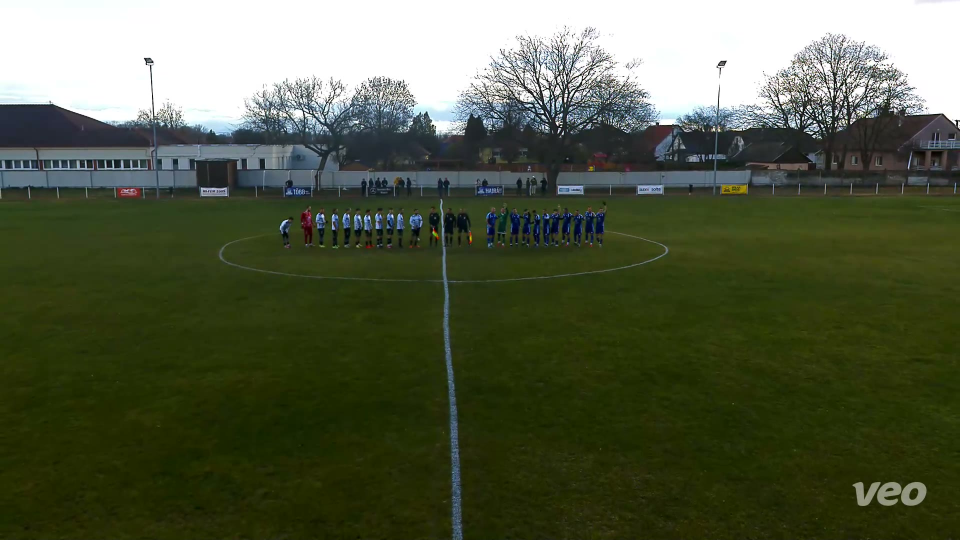
#> input picture minta/kep_001.jpg, 1920 x 1080 px (shown at 1/2 size); its folder holds only this picture in this run
$ python -i match_segmenter.py   (imports and definitions only)   (older library calls are emulated)
#> lines starting #> are read from the running program, lines starting #| are printed output that depends on the picture; after the words box and inside, x2 and y2 are one past the last pixel; in counts of white or black regions, pixels touching at a corner belong together
#> further down, picture is the input picture: shape (1080, 1920, 3); mean B, G, R 68.9, 92.4, 85
### pitch_filters.py
import math

import cv2
import numpy as np
from collections import deque

FULL_HSV_RANGE = (np.array([0, 0, 0]), np.array([179, 255, 255]))


def is_full_range(lower, upper):
    """A teljes HSV tartomány = 'nincs beállítva' (így jelzi a kliens)."""
    return np.array_equal(lower, FULL_HSV_RANGE[0]) and np.array_equal(upper, FULL_HSV_RANGE[1])


def build_grass_mask(hsv_frame, lower, upper, scale=0.5):
    """
    Fűmaszk a képkockáról, csökkentett felbontáson (gyorsabb).
    A zárás (closing) kitölti a fehér pályavonalakat és az árnyékokat,
    hogy a vonalon álló játékos se essen ki.
    Visszatér: (maszk, scale) vagy (None, scale), ha nincs fűszín beállítva.
    """
    if is_full_range(lower, upper):
        return None, scale
    small = hsv_frame if scale == 1.0 else cv2.resize(hsv_frame, None, fx=scale, fy=scale,
                                                       interpolation=cv2.INTER_NEAREST)
    mask = cv2.inRange(small, lower, upper)
    k = max(5, (int(small.shape[0] / 60) // 2) * 2 + 1)
    kernel = cv2.getStructuringElement(cv2.MORPH_ELLIPSE, (k, k))
    mask = cv2.morphologyEx(mask, cv2.MORPH_CLOSE, kernel)
    return mask, scale


# [20 lines left out: function foot_on_grass, not called in this run]


class CameraMotion:
    """
    A forgó (Veo) kamera elmozdulásának becslése fáziskorrelációval.
    A képernyő-koordinátából kivonva az összesített eltolást egy
    'kamera-független' koordinátát kapunk, amiben az álló néző tényleg áll.
    (Csak eltolást kezel, zoomot nem – néhány másodperces ablakra ez elég.)
    """

    # [18 lines left out: functions __init__, update, not called in this run]

    def stabilize(self, x, y):
        return x - self.offset[0], y - self.offset[1]


class StationaryFilter:
    """
    Kiszűri azokat a követett alakokat, akik 'window_sec' ideig szinte
    nem mozdulnak (nézők, edző, kispad). A mozgást kamera-független
    koordinátában méri, a küszöb a dobozmagassághoz viszonyított.
    window_sec <= 0 esetén kikapcsolva.
    """

    # [59 lines left out: functions __init__, update, prune, grass_top_profile, not called in this run]


class BoundaryCrowdFilter:
    """
    NÉZŐ A TÚLSÓ PÁLYASZÉLEN – kalibráció nélküli heurisztika a tipikus Veo-elrendezéshez: a nézők a
    túlsó kerítés / reklámtábla előtti füves sávban állnak. Ha nincs megbízható pálya-homográfia (a
    pályahatár-szűrő nem működik), az ilyen alak a fő fűterület felső széléhez (a kerítés aljához)
    közel áll (band_ratio * dobozmagasság), ÉS ugyanazon a – kamera-mozgással kompenzált – helyen
    több másodpercig folyamatosan látszik valaki. A követő-azonosító cserélődése (valódi felvételen
    gyakori) itt nem számít: a HELY állandósága dönt, nem a követésé. A partjelző és a bedobó
    mozog (a hely nem állandó), így legfeljebb rövid ideig esik ki.
    """

    # [87 lines left out: functions __init__, set_frame, edge_y, in_band, update, extract_dominant_color, not called in this run]


# ======================================================================
# Pályahatár, követés-épség és kapus-megerősítés pálya-koordinátában
# (a képkockánkénti homográfiával; ha a H nem megbízható / None, mindegyik kikapcsol)
# ======================================================================
PITCH_LENGTH = 105.0
PITCH_WIDTH = 68.0
PENALTY_DEPTH = 16.5          # a 16-os mélysége (m)
PENALTY_HALF_WIDTH = 20.16    # a 16-os félszélessége (40,32 m / 2)
PITCH_TRUST_CONF = 0.5        # a pályakövető bizalma, ami felett a H-t a szűrők használják


# [30 lines left out: functions pitch_h_trusted, outside_distance_m, in_penalty_area, not called in this run]


class PitchGeometry:
    """
    Egy képkocka kép <-> pálya vetítése: talppont -> pálya (m), pálya -> kép, és a horizont
    feletti (a kamera mögé vetülő) pontok kiszűrése. A referencia-előjel a kép alsó közepe
    (az biztosan a talajon van).
    """

    # [37 lines left out: functions __init__, to_pitch, to_image, pixels_per_meter, not called in this run]


class PitchBoundary:
    """
    Pályahatár-szűrő a képkocka homográfiájával (Veo: képkockánként más).
      1. képtér: a margin_m-rel kitolt oldalvonalak (y = -margin és y = 68 + margin) képi vetülete
         oszloponként; a vonalon dobozmagasság-arányos tűréssel túl álló talppont -> kizárva
         (a túlsó oldalvonal mögötti füves sávon álló néző, csere, melegítő);
      2. pályatér: a talppont (± a doboz-remegés tűrése) a pályán kívül több mint margin_m-re
         -> kizárva (a kapuk mögött is). A bedobás / szöglet / alapvonal mögötti kapus a
         margón belül marad.
    set_frame(H, trusted) képkockánként; nem megbízható H-nál minden átmegy.
    """

    # [27 lines left out: functions __init__, set_frame, not called in this run]

    @property
    def active(self):
        return self.geom is not None

    # [8 lines left out: function _line_y, not called in this run]

    def project(self, foot_x, foot_y):
        return None if self.geom is None else self.geom.to_pitch(foot_x, foot_y)

    # [34 lines left out: function check, not called in this run]


class PitchTrackSanity:
    """
    Követés-szintű épség pálya-koordinátában (megbízható H mellett):
      * 'kint él': a követés megfigyeléseinek többsége (felejtő átlag, half_life_sec felezési idő)
        a pályán kívül (> outside_m) van, legalább min_life_sec óta -> a követés ELNYOMVA
        (edző, csere, melegítő a vonal mellett); visszatér, ha recover_sec-ig a pályán van;
      * 'sosem mozdul': a követés teljes (látott) élete alatt a pályán mért kiterjedése
        < still_max_m, legalább still_sec óta -> ELNYOMVA (pályatérben mérve, így a forgó kamera
        nem zavarja). Ha elmozdul, magától visszatér (a kiterjedés megnő).
    A megerősített kapus a 'sosem mozdul' alól kivétel (ezt a hívó adja meg).
    """

    # [60 lines left out: functions __init__, update, not called in this run]

    def prune(self, frame_idx):
        for tid in [t for t, tr in self.tracks.items() if frame_idx - tr["last"] > self.ttl]:
            del self.tracks[tid]


class KeeperGate:
    """
    Kapus-megerősítés követésenként. Megerősített kapus (ez mentesül az álló alak szűrő alól):
      * a modell kapus osztálya (az aktuális detektálás, vagy a követés megfigyeléseinek >= 30%-a), vagy
      * mezszín-egyezés ÉS pálya-pozíció: a követés többnyire (felejtő átlag >= min_frac) valamelyik
        16-oson belül / annak közelében (area_margin_m) van.
    Csak színegyezés (pl. narancs mezes néző a sárga kapus tartományában): pálya-koordinátával a
    16-osokon kívül -> NEM kapus; pálya-koordináta nélkül kapusnak jelölhető, de nem mentesül.
    """

    # [32 lines left out: functions __init__, update, not called in this run]

    def prune(self, frame_idx):
        for tid in [t for t, tr in self.tracks.items() if frame_idx - tr["last"] > self.ttl]:
            del self.tracks[tid]


class GrassMaskCache:
    """
    SEBESSÉG: a fűmaszk újraszámolása csak minden every-edik hívásnál; közte az utoljára számolt maszk
    a kameramozgással (CameraMotion összesített eltolása) eltolva. A fű nem mozog, a forgó kamera két
    képkocka között jó közelítéssel csak eltolja a képet; a széleken felbukkanó sáv a szomszédos
    maszkértéket kapja. Nagy elmozdulásnál (max_shift_px, a maszk felbontásán) mindig újraszámol.
    every = 1: minden hívásnál új maszk (a régi működés).
        cache = GrassMaskCache(grass_model.mask, every=2)
        mask, scale = cache.get(frame, camera_motion.offset)
    """

    # [29 lines left out: functions __init__, get, not called in this run]


# ======================================================================
# ADAPTÍV FŰMODELL: a fű színeloszlása videónként tanulva (árnyék-, csillanás- és színezet-tűrő)
# ======================================================================
DEFAULT_GRASS_HSV = (np.array([30, 40, 40]), np.array([85, 255, 255]))   # a /cut-raw alapértéke = "auto"
_LOG_K = 3.0       # eltolás a log-színarányban (a sötét pixelek zaja ellen)
_LOG_LUT = np.log(np.arange(256, dtype=np.float32) + _LOG_K).astype(np.float32)


# [65 lines left out: functions grass_mode_from_config, _features, _as_mask255, _box_count_ge, _drop_components, not called in this run]


class _Mode:
    """Egy fű-módus (pl. napos / árnyékos fű): 2D Gauss a színarányokon + világosság-tartomány."""
    __slots__ = ("mu", "cov", "icov", "lv", "slv", "w", "bgr")

    # [6 lines left out: function __init__, not called in this run]

    def _inv(self):
        c = self.cov + np.eye(2) * GrassModel.CHROMA_FLOOR ** 2
        self.icov = np.linalg.inv(c)

    # [14 lines left out: functions d2, blend, not called in this run]


class GrassModel:
    """
    Videónként tanult fűmodell a fix HSV-doboz helyett.

    * Jellemzők: log(G/R), log(G/B) színarány (a fényerőtől független) + log-világosság.
    * Tanulás (observe): a kép alsó-középső részéből (ott szinte biztosan fű van) robusztus kezdő
      becslés, majd a kép alsó 65%-ának "zöldes" pixeleire legfeljebb 2 módusú Gauss-keverék (EM):
      napos és árnyékos fű (az árnyékos módus színaránya a napostól legfeljebb MODE_CHROMA_GAP-re
      lehet – így a fák / reklámtábla nem lesznek "fű"). Később lassan frissül (felejtő átlag), és
      ha új, elég nagy árnyékos / megvilágított rész jelenik meg, a második módus akkor is létrejön.
    * Maszk (mask): a pixel fű, ha valamelyik módus színarány-Mahalanobis távolsága < D2_MAX és a
      világossága a módus tartományában van; vagy ha a napos módus "kifakult" (csillanás /
      fátyolfény: a fehér felé eltolódott, de világosabb) változata. Utána zárás, mint a régi
      build_grass_mask-nál (a fehér vonalak és a lábak árnyéka kitöltődik).
    * Kimenetek a többi lépésnek: mask() (foot_on_grass, labdakövető), is_grass_pixels() (mezszín
      fű-kiszűrése), hsv_bounds() (HSV-tartományt váró kód, pl. a pályakövető), illumination_gain()
      (a játékos körüli fű alapján megvilágítás-korrekció a mezszínhez).
    Tanulás előtt (ready == False) a mask() a fix alap HSV tartományra esik vissza.
    """

    CHROMA_FLOOR = 0.05      # a színarány-szórás alsó korlátja (zaj, tömörítés)
    D2_MAX = 9.0             # ~3 szigma
    LV_TOL = 3.0             # világosság-tűrés (szigma)
    LV_TOL_MIN = 0.45        # ... de legalább ennyi (log; ~x1.6)
    LV_TOL_DARK = 1.0        # sötétebb irányban legalább ennyi (log; ~x0,37: az alakok saját árnyéka is fű)
    MODE_CHROMA_GAP = 0.45   # a második módus színaránya legfeljebb ennyire térhet el az elsőtől
    MODE_LV_GAP = 0.25       # ... és világosságban legalább ennyire különbözzön (vagy színarányban 2,5 szigmára)
    MIN_MODE_W = 0.1         # a második módus minimális súlya
    SHADOW_CHROMA_GAP = 0.25  # árnyék-módus (megvilágítás-korrekcióhoz): legfeljebb ennyi színarány-eltérés ...
    SHADOW_LV_GAP = 0.25      # ... és legalább ennyivel sötétebb (log; ~x0,78)
    DENS_WIN, DENS_MIN = 5, 0.5   # többségi szűrő: ablakméret (px) és a fű-pixelek minimális aránya
    EDGE_GROW = 0            # a kész maszk tágítása (px, a maszk felbontásán; 0 = nincs)
    D2_WEAK = 36.0           # gyenge jelölt színarány-tűrése (~6 szigma)
    WEAK = 4                 # a gyenge jelölt címkéje
    FADED_T_MIN = 0.2        # a "kifakult" (csillanás) fű minimális megmaradt színessége a napos módushoz képest

    # [12 lines left out: function __init__, not called in this run]

    @property
    def ready(self):
        return bool(self.modes)

    # ------------------------------------------------------------------ tanulás
    # [176 lines left out: functions _candidates, _fit, observe, flush, _update, shadow_like, not called in this run]

    def shadow_weight(self):
        return 0.0 if len(self.modes) < 2 else float(self.modes[1].w / (self.modes[0].w + self.modes[1].w))

    # ------------------------------------------------------------------ osztályozás
    # [57 lines left out: function classify_features, not called in this run]

    LUT_BITS = 6     # a gyors osztályozó táblázat csatornánkénti felbontása (6 bit = 4-es lépés)

    # [123 lines left out: functions labels, is_grass_pixels, mask, _clean_mask, label_map, _update_hsv and 1 more, not called in this run]

    def reference_bgr(self):
        """A napos (referencia) fű átlagszíne BGR-ben, vagy None."""
        return None if not self.ready else self.modes[0].bgr.copy()

    # [65 lines left out: functions illumination_gain, describe, learn_from_video, not called in this run]

### match_segmenter.py
"""
A 90 perc automatikus kivágása: a játékrészek (1. és 2. félidő) felismerése
egy teljes Veo felvételből (bemelegítés, 1. félidő, szünet, 2. félidő, meccs utáni rész).

Jelek (olcsón, a teljes videón):
  a) Hang: sípszó keresése (tartós, keskeny sávú energia kb. 2,5–4,5 kHz között).
  b) Kép: másodpercenként 1 képkocka kicsinyítve – fű arány, mozgás a füvön
     (kameramozgás kompenzálva), kamera pásztázás. Opcionálisan létszám
     (person_counter(frame) -> int horog, pl. YOLO a main.py-ból).

A szegmentálás tiszta függvényekkel történik (tesztelhető), az ffmpeg csak a
dekódoláshoz és a vágáshoz kell. Új függőség nincs (numpy + OpenCV).
"""
import os
import uuid
import math
import subprocess
import threading
from dataclasses import dataclass
from typing import Callable, Optional

import cv2
import numpy as np

from pitch_filters import build_grass_mask
import background
import fast_cut

# Az ffmpeg futtatható állomány neve – FFMPEG_PATH környezeti változóval felülírható.
# Windows-on (a kliens gépén) alapból "ffmpeg.exe", máshol (pl. teszt) "ffmpeg".
FFMPEG_BIN = os.environ.get("FFMPEG_PATH") or ("ffmpeg.exe" if os.name == "nt" else "ffmpeg")

AUDIO_SR = 16000
DEFAULT_GRASS_LOWER = (30, 40, 40)
DEFAULT_GRASS_UPPER = (85, 255, 255)


# ============================================================
# Segédfüggvények
# ============================================================

# [251 lines left out: functions format_hms, parse_time_value, _runs, _moving_average, _otsu_threshold, audio_frame_features and 3 more, not called in this run]


# ============================================================
# b) Kép – fű arány, mozgás, pásztázás (+ opcionális létszám)
# ============================================================

class VisualSampler:
    """
    Egymást követő mintaképkockákból (pl. 1 mp-enként) számol:
      grass    – a képen a fű aránya (0..1)
      activity – mozgás a füvön: a kamera eltolását fáziskorrelációval kompenzálva
                 a megváltozott füves pixelek aránya (0..1)
      pan      – a kamera eltolása a képszélesség arányában
    """

    def __init__(self, grass_lower=DEFAULT_GRASS_LOWER, grass_upper=DEFAULT_GRASS_UPPER,
                 work_width=160, diff_threshold=22):
        self.grass_lower = np.array(grass_lower, dtype=np.uint8)
        self.grass_upper = np.array(grass_upper, dtype=np.uint8)
        self.work_width = work_width
        self.diff_threshold = diff_threshold
        self.prev = None
        self.window = None

    def update(self, frame_bgr):
        h, w = frame_bgr.shape[:2]
#> h = 1080; w = 1920
        if w != self.work_width:
            nh = max(8, int(round(h * self.work_width / float(w))))
#> nh = 90
            frame_bgr = cv2.resize(frame_bgr, (self.work_width, nh), interpolation=cv2.INTER_AREA)
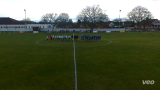
#> frame_bgr: shape (90, 160, 3); mean of channels 0, 1, 2 68.9, 92.4, 85; drawn as B, G, R
        hsv = cv2.cvtColor(frame_bgr, cv2.COLOR_BGR2HSV)
#> hsv: shape (90, 160, 3); mean H, S, V 44.8, 139, 93.8
        mask, _ = build_grass_mask(hsv, self.grass_lower, self.grass_upper, scale=1.0)
#> in build_grass_mask, `mask = cv2.inRange(small, lower, upper)`:
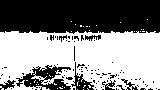
#> mask: shape (90, 160); 54.5% white; 95 black regions (87 under 20 px), largest, box (x1, y1, x2, y2) and area: (0, 0, 160, 34) 5155, (16, 65, 71, 90) 651, (71, 62, 94, 90) 193
#> in build_grass_mask, `mask = cv2.morphologyEx(mask, cv2.MORPH_CLOSE, kernel)`:
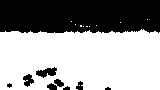
#> mask: shape (90, 160); 61.6% white; 8 black regions (2 under 20 px), largest, box (x1, y1, x2, y2) and area: (0, 0, 160, 33) 5107, (36, 67, 57, 78) 135, (47, 79, 64, 90) 102, (23, 74, 34, 87) 87, (76, 81, 83, 90) 44, (63, 86, 70, 90) 20
        if mask is None:
            mask = np.full(hsv.shape[:2], 255, dtype=np.uint8)
        grass = cv2.countNonZero(mask) / float(mask.size)
#> grass = 0.616

        gray = cv2.GaussianBlur(cv2.cvtColor(frame_bgr, cv2.COLOR_BGR2GRAY), (3, 3), 0)
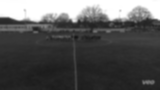
#> gray: shape (90, 160); min 22, max 255, mean 87.5
        gray_f = np.float32(gray)
        activity, pan = 0.0, 0.0
        if self.prev is not None and self.prev.shape == gray_f.shape:
            if self.window is None or self.window.shape != gray_f.shape:
                self.window = cv2.createHanningWindow((gray_f.shape[1], gray_f.shape[0]), cv2.CV_32F)
            (dx, dy), response = cv2.phaseCorrelate(self.prev, gray_f, self.window)
            if response < 0.03:
                dx, dy = 0.0, 0.0
            pan = math.hypot(dx, dy) / float(gray_f.shape[1])
            M = np.float32([[1, 0, dx], [0, 1, dy]])
            warped = cv2.warpAffine(self.prev, M, (gray_f.shape[1], gray_f.shape[0]))
            valid = cv2.warpAffine(np.ones_like(self.prev), M, (gray_f.shape[1], gray_f.shape[0])) > 0.99
            area = valid & (mask > 0)
            n_area = int(np.count_nonzero(area))
            if n_area > 0.01 * area.size:
                diff = np.abs(gray_f - warped)
                activity = float(np.count_nonzero((diff > self.diff_threshold) & area)) / n_area
        self.prev = gray_f
        return float(grass), float(activity), float(pan)


# [113 lines left out: functions _video_meta, _iter_frames_ffmpeg, _iter_frames_opencv, sample_video_signals, not called in this run]


# ============================================================
# Szegmentálás
# ============================================================

@dataclass
class SegmenterParams:
    """A szegmentálás paraméterei (másodpercben, ha nincs más jelölve)."""
    expected_half_min: float = 45.0
    min_half_min: Optional[float] = None      # alap: a várt hossz 44%-a (45 -> kb. 20 perc)
    max_half_min: Optional[float] = None      # alap: a várt hossz 125%-a (45 -> kb. 56 perc)
    min_break_sec: float = 180.0              # a két félidő közötti szünet minimuma
    snap_radius_sec: float = 90.0             # ennyin belüli sípszóhoz igazítunk
    smooth_sec: float = 20.0                  # a játék-pontszám simítása
    merge_gap_sec: float = 60.0               # ennél rövidebb megszakítás (sérülés, csere) nem szünet
    min_interval_sec: float = 60.0            # ennél rövidebb „játék” szakasz zaj
    stoppage_allow_frac: float = 0.15         # ráadás / pontatlanság tűrése a várt hossz körül
    min_snap_score: float = 0.12

    # [346 lines left out: functions half_bounds_sec, compute_play_score, _intervals_from_score, _dedupe, _whistle_near, segment_halves and 3 more, not called in this run]


cut_segment.last_info = None


# [60 lines left out: functions concat_segments, cut_match_halves, not called in this run]

>>> import cv2
>>> picture = cv2.imread('minta/kep_001.jpg')
>>> result = VisualSampler().update(picture)
#> result = (0.616, 0, 0)

$ run again, on minta/kep_002.jpg
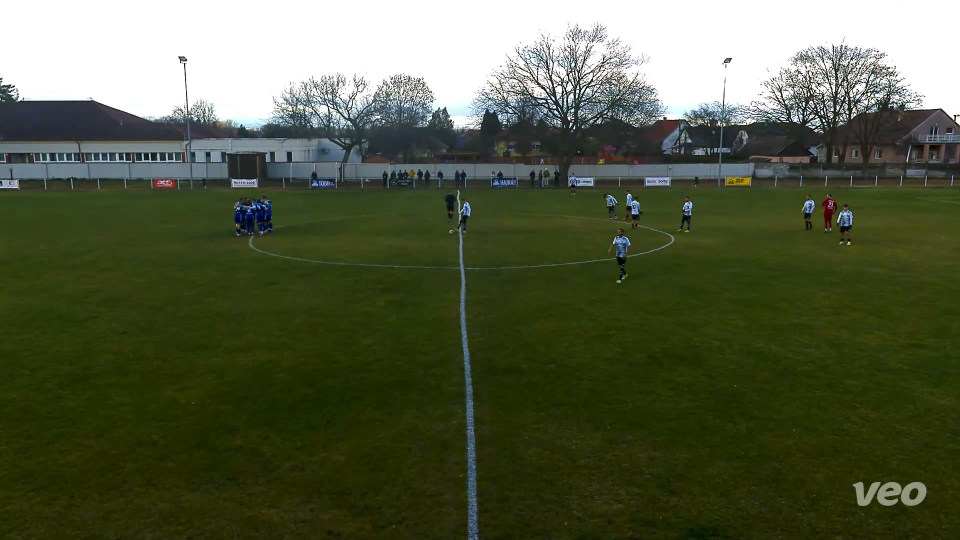
#> input picture minta/kep_002.jpg, 1920 x 1080 px (shown at 1/2 size)
#> picture is the input picture: shape (1080, 1920, 3); mean B, G, R 67.5, 93.1, 85.7
#> hsv: shape (90, 160, 3); mean H, S, V 40.9, 140.5, 94.2
#> in build_grass_mask, `mask = cv2.morphologyEx(mask, cv2.MORPH_CLOSE, kernel)`:
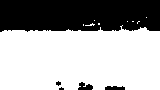
#> mask: shape (90, 160); 65.2% white; 5 black regions (2 under 20 px), largest, box (x1, y1, x2, y2) and area: (0, 0, 160, 32) 4828, (78, 82, 93, 90) 80, (105, 86, 125, 90) 69
#> grass = 0.652
#> in update, `gray = cv2.GaussianBlur(cv2.cvtColor(frame_bgr, cv2.COLOR_BGR2GRAY), (..`:
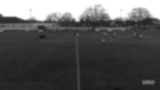
#> gray: shape (90, 160); min 20, max 255, mean 88
#> result = (0.652, 0, 0)

$ run again, on minta/kep_004.jpg
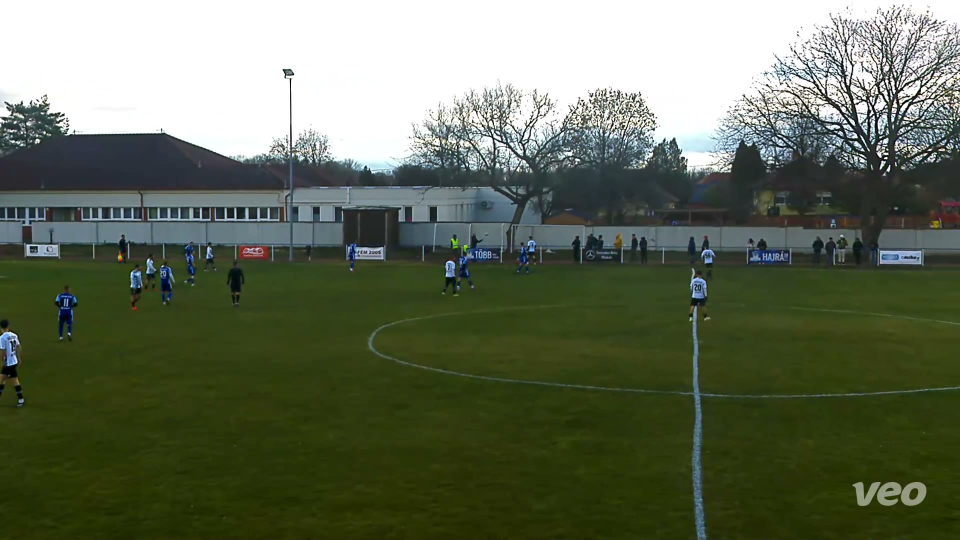
#> input picture minta/kep_004.jpg, 1920 x 1080 px (shown at 1/2 size)
#> picture is the input picture: shape (1080, 1920, 3); mean B, G, R 88.8, 109.6, 100.8
#> hsv: shape (90, 160, 3); mean H, S, V 46.6, 107.9, 110.9
#> in build_grass_mask, `mask = cv2.morphologyEx(mask, cv2.MORPH_CLOSE, kernel)`:
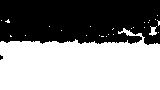
#> mask: shape (90, 160); 54.3% white; 2 black regions (1 under 20 px), largest, box (x1, y1, x2, y2) and area: (0, 0, 160, 45) 6565
#> grass = 0.543
#> in update, `gray = cv2.GaussianBlur(cv2.cvtColor(frame_bgr, cv2.COLOR_BGR2GRAY), (..`:
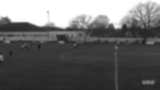
#> gray: shape (90, 160); min 23, max 255, mean 104.6
#> result = (0.543, 0, 0)
